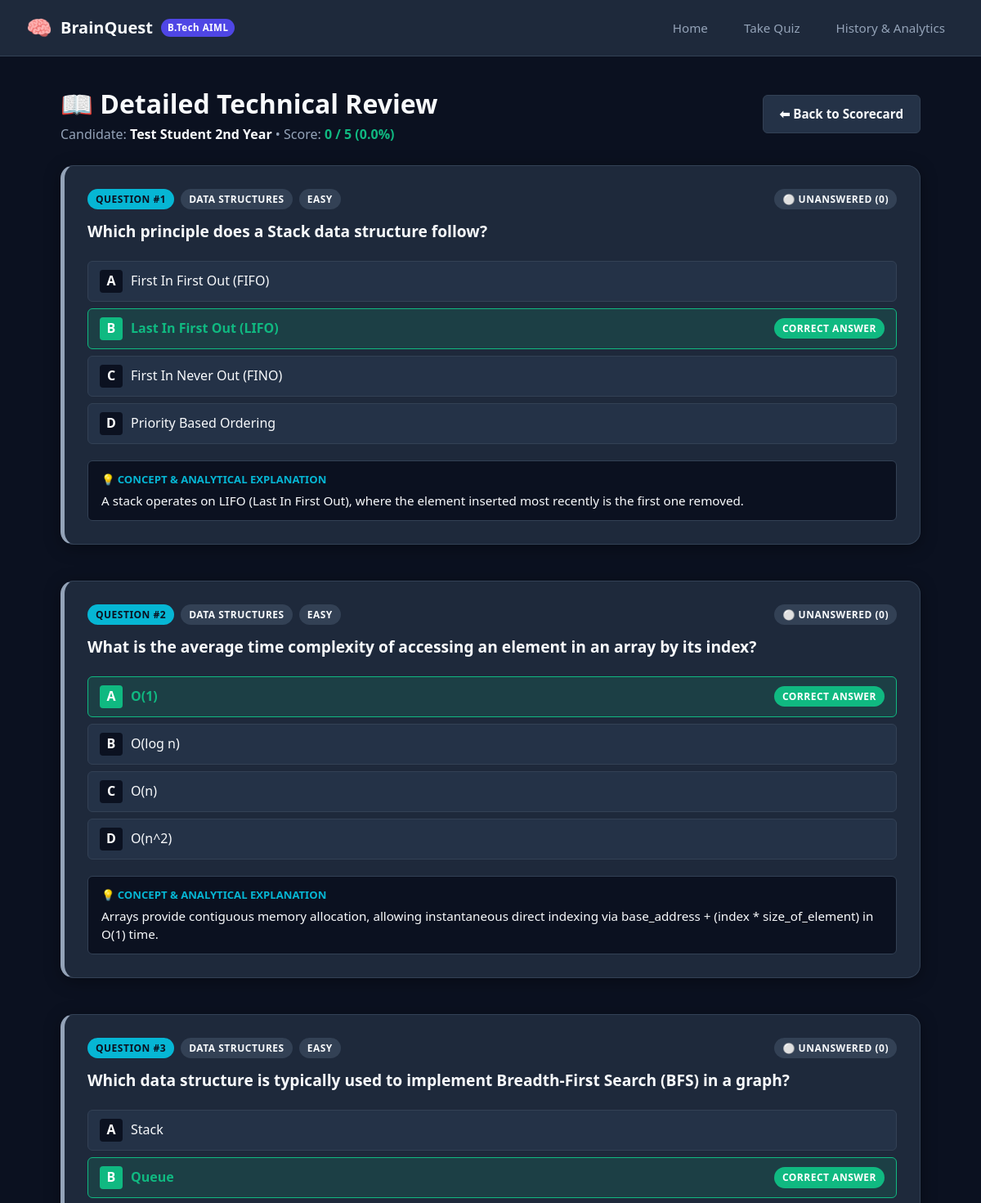
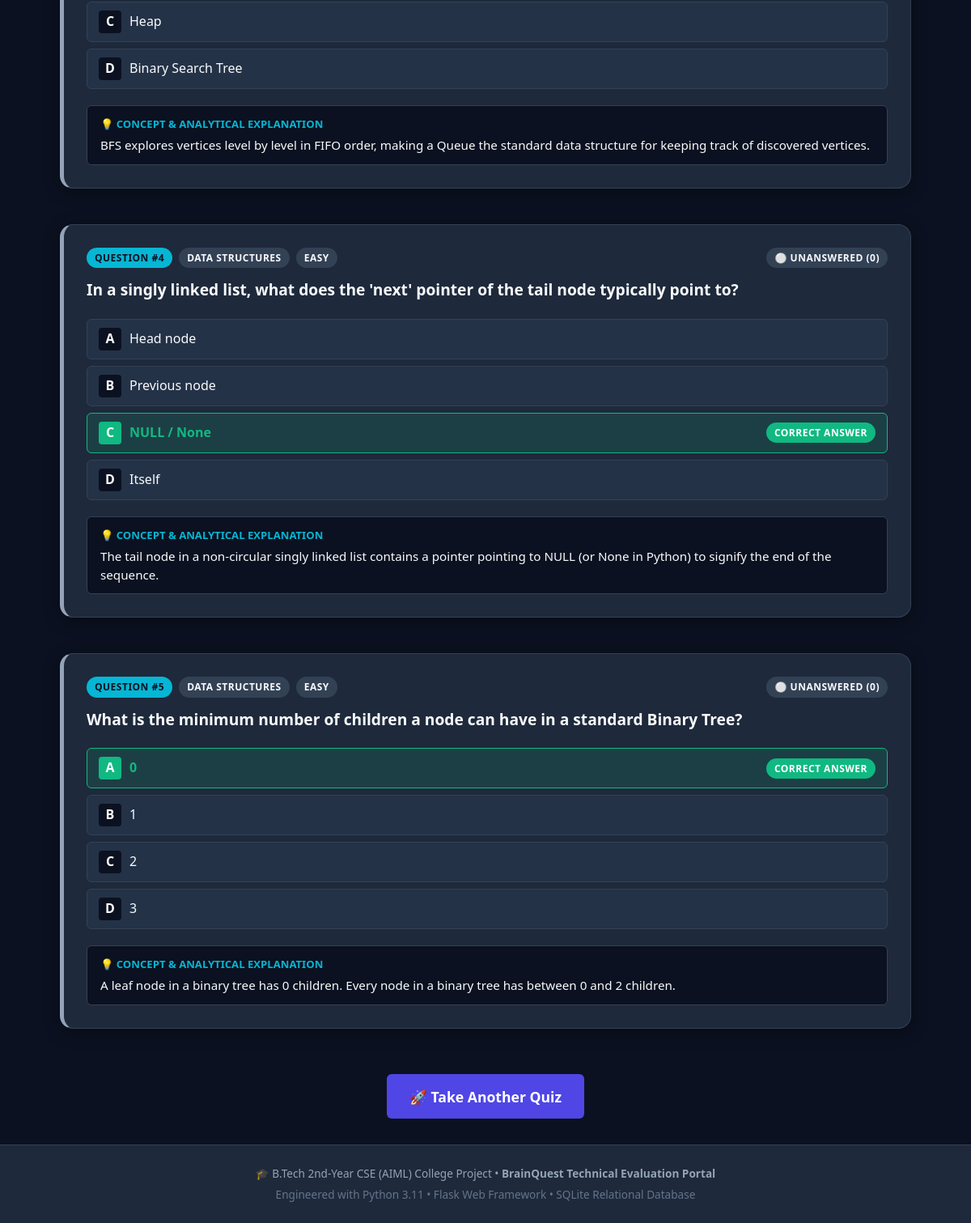
The app's page /review/6 with its own data (2 pictures, top to bottom).
### tables this page shows
CREATE TABLE quiz_attempts (
            id INTEGER PRIMARY KEY AUTOINCREMENT,
            student_name TEXT NOT NULL,
            category TEXT NOT NULL,
            difficulty TEXT NOT NULL,
            score INTEGER NOT NULL,
            total_questions INTEGER NOT NULL,
            percentage REAL NOT NULL,
            grade TEXT NOT NULL,
            time_taken_seconds INTEGER NOT NULL,
            attempt_timestamp TEXT NOT NULL
        );

### app.py (the view)
@app.route("/review/<int:attempt_id>")
def review_answers(attempt_id):
    last_res = session.get("last_result")
    if last_res and (last_res.get("id") == attempt_id or "question_ids" in last_res):
        attempt_obj = last_res
        q_ids = last_res.get("question_ids", [])
        user_answers = last_res.get("user_answers", {})
        questions = quiz_data.get_questions_by_ids(q_ids)
    else:
        history = database.get_quiz_history(limit=100)
        attempt_obj = next((a for a in history if a["id"] == attempt_id), None) or {
            "id": attempt_id,
            "student_name": session.get("student_name", "Candidate"),
            "category": "Python Programming",
            "difficulty": "Medium",
            "score": 0,
            "total_questions": 10,
            "percentage": 0.0
        }
        questions = quiz_data.get_questions_by_filter(attempt_obj.get("category"), attempt_obj.get("difficulty"), limit=10)
        user_answers = {}
    review_items = []
    for q in questions:
        qid = q["id"]
        user_choice = user_answers.get(str(qid))
        correct_idx = q["correct_index"]
        is_correct = (user_choice is not None and user_choice == correct_idx)
        review_items.append({
            "id": qid,
            "category": q["category"],
            "difficulty": q["difficulty"],
            "question": q["question"],
            "options": q["options"],
            "correct_index": correct_idx,
            "user_choice": user_choice,
            "is_correct": is_correct,
            "explanation": q["explanation"]
        })
    return render_template(
        "review.html",
        attempt=attempt_obj,
        review_items=review_items
    )

### database.py (called while the page is built)
def get_connection(db_path=None):
    path = get_db_path(db_path)
    try:
        conn = sqlite3.connect(path, timeout=10)
        conn.row_factory = sqlite3.Row
        return conn
    except Exception as e:
        print(f"Warning: sqlite3.connect failed for {path}: {e}. Using in-memory fallback.")
        conn = sqlite3.connect(":memory:", timeout=10)
        conn.row_factory = sqlite3.Row
        return conn

### quiz_data.py (called while the page is built)
def get_questions_by_filter(category=None, difficulty=None, limit=None):
    filtered = QUESTIONS_DATA
    if category and category != "All":
        filtered = [q for q in filtered if q["category"] == category]
    if difficulty and difficulty != "All":
        filtered = [q for q in filtered if q["difficulty"] == difficulty]
    if limit is not None and limit > 0:
        return filtered[:limit]
    return filtered

### templates/review.html (shortened to what this page needs)
{% extends "base.html" %}
{% block content %}
<div style="display: flex; justify-content: space-between; align-items: center; margin-bottom: 1.5rem;">
  <div>
    <h1 style="font-size: 2rem; font-weight: 800;">📖 Detailed Technical Review</h1>
    <p style="color: var(--text-muted);">
      Candidate: <strong style="color: var(--text-white);">{{ attempt.student_name }}</strong> •
      Score: <strong style="color: var(--success);">{{ attempt.score }} / {{ attempt.total_questions }} ({{ attempt.percentage }}%)</strong>
    </p>
  </div>
  <a href="{{ url_for('view_result', attempt_id=attempt.id) }}" class="btn btn-secondary">
    ⬅ Back to Scorecard
  </a>
</div>
<div style="display: flex; flex-direction: column; gap: 1.25rem;">
  {% set letters = ['A', 'B', 'C', 'D'] %}
  {% for item in review_items %}
    <div class="card" style="border-left: 5px solid {% if item.is_correct %}var(--success){% elif item.user_choice is none %}var(--text-muted){% else %}var(--danger){% endif %};">
      <div style="display: flex; justify-content: space-between; align-items: center; margin-bottom: 0.75rem;">
        <div style="display: flex; gap: 8px; align-items: center;">
          <span class="pill pill-cyan">QUESTION #{{ loop.index }}</span>
          <span class="pill pill-muted">{{ item.category }}</span>
          <span class="pill pill-muted">{{ item.difficulty }}</span>
        </div>
        {% if item.is_correct %}
          <span class="pill pill-success">✅ Correct (+1)</span>
        {% elif item.user_choice is none %}
          <span class="pill pill-muted">⚪ Unanswered (0)</span>
        {% else %}
          <span class="pill pill-danger">❌ Incorrect (0)</span>
        {% endif %}
      </div>
      <h3 style="font-size: 1.2rem; font-weight: 700; margin-bottom: 1.25rem; color: var(--text-white);">
        {{ item.question }}
      </h3>
      <div style="display: flex; flex-direction: column; gap: 8px; margin-bottom: 1.25rem;">
        {% for opt in item.options %}
          {% set opt_idx = loop.index0 %}
          {% set is_correct_opt = (opt_idx == item.correct_index) %}
          {% set is_user_opt = (opt_idx == item.user_choice) %}
          <div style="padding: 10px 14px; border-radius: 6px; display: flex; align-items: center; gap: 10px;
                      background-color: {% if is_correct_opt %}var(--success-bg){% elif is_user_opt %}var(--danger-bg){% else %}var(--bg-card-alt){% endif %};
                      border: 1px solid {% if is_correct_opt %}var(--success){% elif is_user_opt %}var(--danger){% else %}var(--border){% endif %};">
            <span style="font-weight: 700; width: 28px; height: 28px; border-radius: 4px; display: inline-flex; align-items: center; justify-content: center;
                         background: {% if is_correct_opt %}var(--success){% elif is_user_opt %}var(--danger){% else %}var(--bg-main){% endif %};
                         color: white;">
              {{ letters[opt_idx] }}
            </span>
            <span style="flex: 1; font-weight: {% if is_correct_opt or is_user_opt %}700{% else %}normal{% endif %};
                         color: {% if is_correct_opt %}var(--success){% elif is_user_opt %}var(--danger){% else %}var(--text-white){% endif %};">
              {{ opt }}
            </span>
            {% if is_correct_opt and is_user_opt %}
              <span class="pill pill-success">Your Choice — Correct!</span>
            {% elif is_correct_opt %}
              <span class="pill pill-success">Correct Answer</span>
            {% elif is_user_opt %}
              <span class="pill pill-danger">Your Choice — Incorrect</span>
            {% endif %}
          </div>
        {% endfor %}
      </div>
      <div style="background: var(--bg-main); border: 1px solid var(--border); border-radius: var(--radius-sm); padding: 12px 16px;">
        <div style="font-size: 0.82rem; font-weight: 700; color: var(--accent-cyan); text-transform: uppercase; margin-bottom: 4px;">
          💡 Concept & Analytical Explanation
        </div>
        <p style="font-size: 0.95rem; color: var(--text-white); line-height: 1.5;">
          {{ item.explanation }}
        </p>
      </div>
    </div>
  {% endfor %}
</div>
<div style="text-align: center; margin-top: 2rem;">
  <a href="{{ url_for('dashboard') }}" class="btn btn-primary btn-lg">
    🚀 Take Another Quiz
  </a>
</div>
{% endblock %}

### static/css/style.css (style rules this page uses)
:root { --bg-main: #0b1120; --bg-card: #1e293b; --bg-card-alt: #243247; --border: #334155; --border-focus: #6366f1; --primary: #4f46e5; --primary-hover: #6366f1; --accent-cyan: #06b6d4; --success: #10b981; --success-bg: rgba(16, 185, 129, 0.15); --danger: #ef4444; --danger-bg: rgba(239, 68, 68, 0.15); --warning: #f59e0b; --text-white: #f8fafc; --text-muted: #94a3b8; --text-dim: #64748b; --font-sans: 'Segoe UI', -apple-system, BlinkMacSystemFont, Roboto, sans-serif; --font-mono: 'Consolas', 'Courier New', monospace; --radius-sm: 6px; --radius-md: 10px; --radius-lg: 16px; --shadow: 0 4px 20px rgba(0, 0, 0, 0.35); }
* { box-sizing: border-box; margin: 0; padding: 0; }
body { font-family: var(--font-sans); background-color: var(--bg-main); color: var(--text-white); min-height: 100vh; display: flex; flex-direction: column; line-height: 1.6; }
a { color: var(--accent-cyan); text-decoration: none; transition: all 0.2s; }
.card { background-color: var(--bg-card); border: 1px solid var(--border); border-radius: var(--radius-lg); padding: 1.75rem; box-shadow: var(--shadow); margin-bottom: 1.5rem; }
.pill { display: inline-block; padding: 3px 10px; border-radius: 9999px; font-size: 0.75rem; font-weight: 700; letter-spacing: 0.5px; text-transform: uppercase; }
.pill-cyan { background: var(--accent-cyan); color: #0b1120; }
.pill-success { background: var(--success); color: white; }
.pill-muted { background: var(--border); color: var(--text-white); }
.btn { display: inline-flex; align-items: center; justify-content: center; gap: 8px; padding: 0.65rem 1.25rem; border-radius: var(--radius-sm); font-size: 0.95rem; font-weight: 600; cursor: pointer; border: none; transition: all 0.2s; text-decoration: none; font-family: inherit; }
.btn-primary { background-color: var(--primary); color: white; }
.btn-secondary { background-color: var(--bg-card-alt); color: var(--text-white); border: 1px solid var(--border); }
.btn-lg { padding: 0.85rem 1.75rem; font-size: 1.1rem; }

### records on screen
quiz_attempts: student_name "Test Student 2nd Year", score "0", total_questions "5", percentage "0.0"

### other values on screen
{{ item.category }} "DATA STRUCTURES" "DATA STRUCTURES" "DATA STRUCTURES" "DATA STRUCTURES" "DATA STRUCTURES"
{{ item.difficulty }} "EASY" "EASY" "EASY" "EASY" "EASY"
{{ item.question }} "Which principle does a Stack data structure follow?" "What is the average time complexity of accessing an element in an array by its index?" "Which data structure is typically used to implement Breadth-First Search (BFS) in a graph?" "In a singly linked list, what does the 'next' pointer of the tail node typically point to?" "What is the minimum number of children a node can have in a standard Binary Tree?"
{{ letters[opt_idx] }} "A" "B" "C" "D" "A" "B" "C" "D" "A" "B" "C" "D" "A" "B" "C" "D" "A" "B" "C" "D"
{{ opt }} "First In First Out (FIFO)" "Last In First Out (LIFO)" "First In Never Out (FINO)" "Priority Based Ordering" "O(1)" "O(log n)" "O(n)" "O(n^2)" "Stack" "Queue" "Heap" "Binary Search Tree" "Head node" "Previous node" "NULL / None" "Itself" "0" "1" "2" "3"
{{ item.explanation }} "A stack operates on LIFO (Last In First Out), where the element inserted most recently is the first one removed." "Arrays provide contiguous memory allocation, allowing instantaneous direct indexing via base_address + (index * size_of_element) in O(1) time." "BFS explores vertices level by level in FIFO order, making a Queue the standard data structure for keeping track of discovered vertices." "The tail node in a non-circular singly linked list contains a pointer pointing to NULL (or None in Python) to signify the end of the sequence." "A leaf node in a binary tree has 0 children. Every node in a binary tree has between 0 and 2 children."
